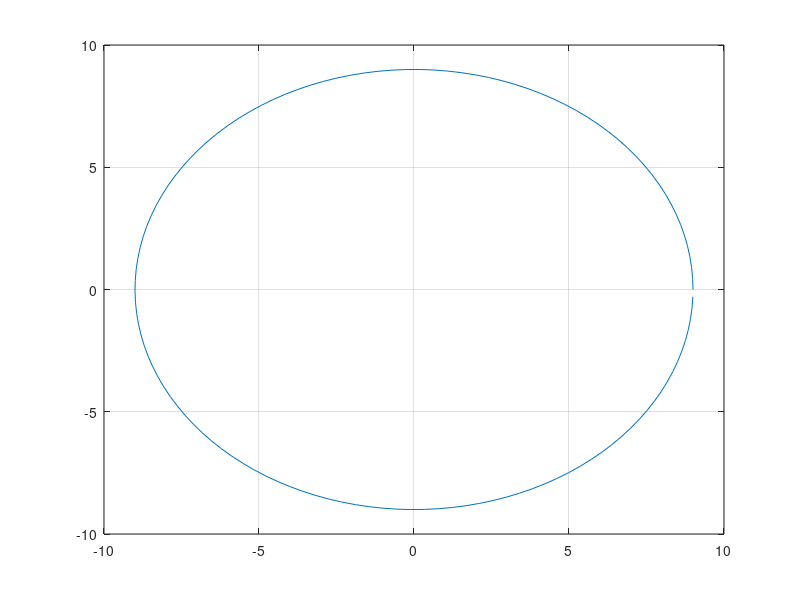

This chart was generated by the following MATLAB code:
clc;
clear;
close all;

theta= 0:0.05:2*pi;

rad=9;
xCent=0;
yCent=0;

xCoord= xCent+rad*cos(theta);
yCoord= yCent+rad*sin(theta);

plot(xCoord,yCoord);

grid on;